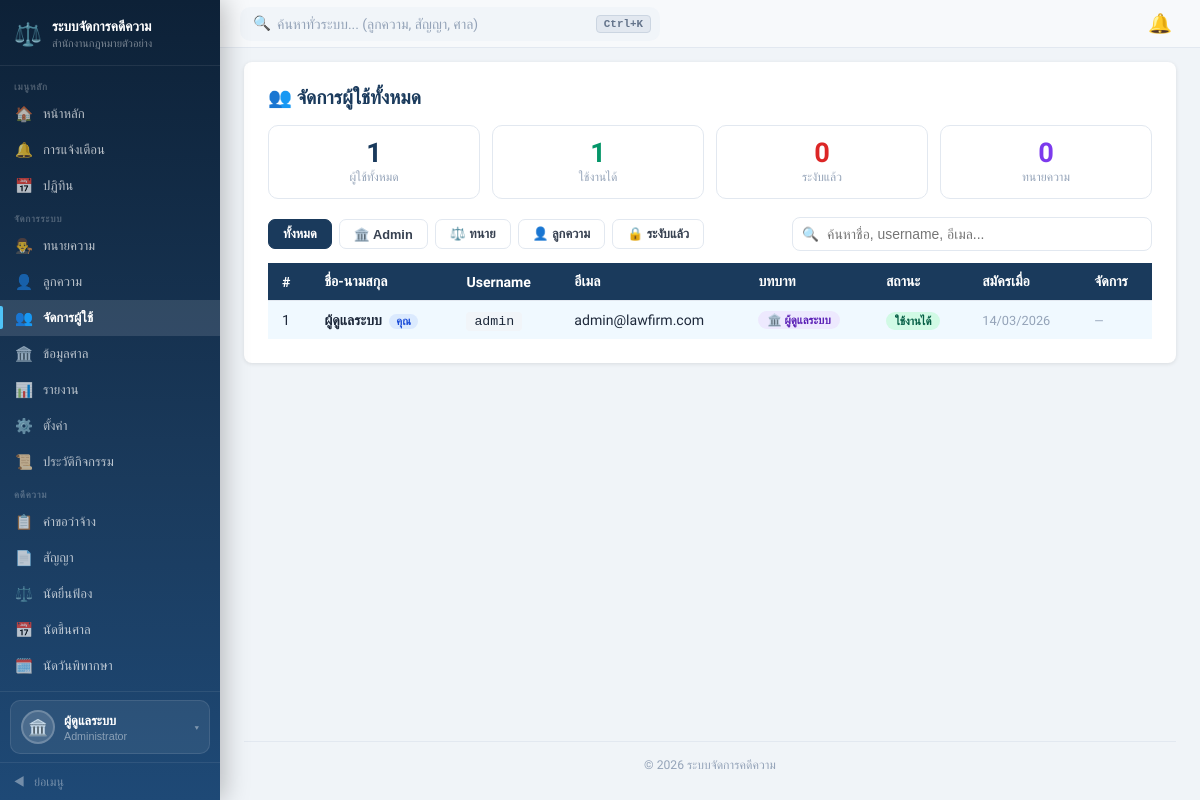
The page /pages/users.php (signed in) on the database its author committed.
### tables this page shows
CREATE TABLE `users` (
  `user_id`       int          NOT NULL AUTO_INCREMENT,
  `username`      varchar(50)  DEFAULT NULL COMMENT 'สำหรับ login แทน email',
  `office_id`     int          NOT NULL,
  `role_id`       int          NOT NULL,
  `email`         varchar(150) NOT NULL,
  `password_hash` varchar(255) NOT NULL,
  `status`        varchar(20)  DEFAULT 'active',
  `created_at`    timestamp    DEFAULT CURRENT_TIMESTAMP,
  PRIMARY KEY (`user_id`),
  UNIQUE KEY `uq_email`    (`email`),
  UNIQUE KEY `uq_username` (`username`)
);

CREATE TABLE `roles` (
  `role_id`    int         NOT NULL AUTO_INCREMENT,
  `role_name`  varchar(50) NOT NULL,
  `created_at` timestamp   DEFAULT CURRENT_TIMESTAMP,
  PRIMARY KEY (`role_id`),
  UNIQUE KEY `uq_role_name` (`role_name`)
);

### src/config/auth.php (called while the page is built, shortened)
<?php
function isLoggedIn() {
    return !empty($_SESSION['user_id']);
}

### src/pages/users.php (the view, shortened to what this page needs)
<?php
require_once '../config/auth.php';
$pdo      = getDB();
$officeId = $_SESSION['office_id'];
$myUserId = $_SESSION['user_id'];
$users = $pdo->prepare("
    SELECT u.user_id, u.username, u.email, u.status, u.created_at,
           r.role_name,
           COALESCE(
               CONCAT(lp.fname,' ',lp.lname),
               CONCAT(cp.fname,' ',cp.lname),
               'ผู้ดูแลระบบ'
           ) AS full_name
    FROM users u
    JOIN roles r ON u.role_id = r.role_id
    LEFT JOIN lawyer_profiles lp ON lp.user_id = u.user_id
    LEFT JOIN client_profiles cp ON cp.user_id = u.user_id
    WHERE u.office_id = ?
    ORDER BY FIELD(r.role_name,'admin','lawyer','client'), u.created_at DESC
");
$users->execute([$officeId]);
$allUsers  = $users->fetchAll();
include '../includes/header.php';
$roleTH    = ['admin'=>'ผู้ดูแลระบบ','lawyer'=>'ทนายความ','client'=>'ลูกความ'];
$roleEmoji = ['admin'=>'🏛️','lawyer'=>'⚖️','client'=>'👤'];
$totalActive   = count(array_filter($allUsers, fn($u) => $u['status']==='active'));
$totalInactive = count($allUsers) - $totalActive;
?>
<div class="card">
    <h2 style="margin:0 0 16px;">👥 จัดการผู้ใช้ทั้งหมด</h2>
    <div class="stat-row">
        <div class="stat-box">
            <div class="stat-num"><?= count($allUsers) ?></div>
            <div class="stat-lbl">ผู้ใช้ทั้งหมด</div>
        </div>
        <div class="stat-box">
            <div class="stat-num" style="color:#059669;"><?= $totalActive ?></div>
            <div class="stat-lbl">ใช้งานได้</div>
        </div>
        <div class="stat-box">
            <div class="stat-num" style="color:#dc2626;"><?= $totalInactive ?></div>
            <div class="stat-lbl">ระงับแล้ว</div>
        </div>
        <div class="stat-box">
            <div class="stat-num" style="color:#7c3aed;"><?= count(array_filter($allUsers, fn($u) => $u['role_name']==='lawyer')) ?></div>
            <div class="stat-lbl">ทนายความ</div>
        </div>
    </div>
    <div class="toolbar">
        <div style="display:flex;gap:7px;flex-wrap:wrap;">
            <button class="filter-btn active" id="filter-all"    onclick="setFilter('all',this)">ทั้งหมด</button>
            <button class="filter-btn" id="filter-admin"  onclick="setFilter('admin',this)">🏛️ Admin</button>
            <button class="filter-btn" id="filter-lawyer" onclick="setFilter('lawyer',this)">⚖️ ทนาย</button>
            <button class="filter-btn" id="filter-client" onclick="setFilter('client',this)">👤 ลูกความ</button>
            <button class="filter-btn" id="filter-inactive" onclick="setFilter('inactive',this)">🔒 ระงับแล้ว</button>
        </div>
        <div class="s-wrap"><input type="text" placeholder="ค้นหาชื่อ, username, อีเมล..." oninput="filterTable(this.value)"></div>
    </div>
    <div class="table-wrap">
    <table id="usersTable">
        <thead>
            <tr><th>#</th><th>ชื่อ-นามสกุล</th><th>Username</th><th>อีเมล</th>
            <th>บทบาท</th><th>สถานะ</th><th>สมัครเมื่อ</th><th>จัดการ</th></tr>
        </thead>
        <tbody>
        <?php foreach ($allUsers as $u):
            $isMe     = ($u['user_id'] === $myUserId);
            $isActive = ($u['status'] === 'active');
        ?>
        <tr data-search="<?= strtolower(htmlspecialchars($u['full_name'].' '.($u['username']??'').' '.$u['email'])) ?>"
            data-role="<?= $u['role_name'] ?>"
            data-status="<?= $u['status'] ?>"
            class="<?= $isMe ? 'me-row' : '' ?>"
            style="<?= !$isActive ? 'opacity:.55;' : '' ?>">
            <td><?= $u['user_id'] ?></td>
            <td style="font-weight:600;">
                <?= htmlspecialchars($u['full_name']) ?>
                <?php if ($isMe): ?><span style="font-size:.7rem;background:#dbeafe;color:#1d4ed8;padding:1px 7px;border-radius:10px;margin-left:4px;font-weight:700;">คุณ</span><?php endif; ?>
            </td>
            <td><code style="background:#f1f5f9;padding:2px 8px;border-radius:4px;font-size:.83rem;"><?= htmlspecialchars($u['username'] ?? '—') ?></code></td>
            <td><?= htmlspecialchars($u['email']) ?></td>
            <td>
                <span class="role-chip role-<?= $u['role_name'] ?>">
                    <?= $roleEmoji[$u['role_name']] ?> <?= $roleTH[$u['role_name']] ?? $u['role_name'] ?>
                </span>
            </td>
            <td><span class="badge-<?= $isActive ? 'active' : 'inactive' ?>"><?= $isActive ? 'ใช้งานได้' : 'ระงับแล้ว' ?></span></td>
            <td style="font-size:.8rem;color:#94a3b8;"><?= date('d/m/Y', strtotime($u['created_at'])) ?></td>
            <td style="white-space:nowrap;">
                <?php if (!$isMe): ?>
                <button class="action-btn btn-reset"
                    onclick='openResetModal(<?= $u["user_id"] ?>, <?= json_encode($u["full_name"], JSON_UNESCAPED_UNICODE) ?>, <?= json_encode($u["username"] ?? "", JSON_UNESCAPED_UNICODE) ?>)'>
                    🔑 Reset PW
                </button>
                <?php if ($isActive): ?>
                <button class="action-btn btn-suspend"
                    onclick='toggleStatus(<?= $u["user_id"] ?>, "inactive", <?= json_encode($u["full_name"], JSON_UNESCAPED_UNICODE) ?>)'>🔒 ระงับ</button>
                <?php else: ?>
                <button class="action-btn btn-activate"
                    onclick='toggleStatus(<?= $u["user_id"] ?>, "active", <?= json_encode($u["full_name"], JSON_UNESCAPED_UNICODE) ?>)'>✅ เปิดใช้</button>
                <?php endif; ?>
                <?php if ($u['role_name'] !== 'admin'): ?>
                <button class="action-btn" style="background:#fee2e2;color:#991b1b;"
                    onclick='deleteUser(<?= $u["user_id"] ?>, <?= json_encode($u["full_name"], JSON_UNESCAPED_UNICODE) ?>, <?= json_encode($u["role_name"], JSON_UNESCAPED_UNICODE) ?>)'>🗑️ ลบ</button>
                <?php endif; ?>
                <?php else: ?>
                <span style="font-size:.75rem;color:#94a3b8;">—</span>
                <?php endif; ?>
            </td>
        </tr>
        <?php endforeach; ?>
        </tbody>
    </table>
    </div>
</div>
<?php include '../includes/footer.php'; ?>

### src/includes/header.php (shortened to what this page needs)
<!DOCTYPE html>
<html lang="th">
<head>
    <link rel="stylesheet" href="/assets/css/style.css">
</head>
<body style="--sb-init-ml:220px;">
<?php
$_sb_photo = null;
$_sb_name  = 'ผู้ใช้งาน';
$_sb_role_label = '';
if (isLoggedIn()) {
    $_sb_pdo    = getDB();
    $_sb_uid    = $_SESSION['user_id'];
    $_sb_role   = $_SESSION['role'];
    try {
        if ($_sb_role === 'lawyer') {
            $_sb_row = $_sb_pdo->prepare("SELECT fname, lname, profile_photo FROM lawyer_profiles WHERE user_id=?");
            $_sb_row->execute([$_sb_uid]);
            $_sb_row = $_sb_row->fetch();
            if ($_sb_row) {
                $_sb_name  = $_sb_row['fname'].' '.$_sb_row['lname'];
                $_sb_photo = $_sb_row['profile_photo'] ? '/uploads/lawyer_photos/'.$_sb_row['profile_photo'] : null;
            }
            $_sb_role_label = 'ทนายความ';
        } elseif ($_sb_role === 'admin') {
            $_sb_name = 'ผู้ดูแลระบบ';
            $_sb_role_label = 'Administrator';
        }
    } catch (Exception $e) {}
}
$_sb_cur = basename($_SERVER['PHP_SELF']);
?>
<?php if (isLoggedIn()): ?>
<div class="topbar" id="topbar">
    <div class="topbar-left">
        <div class="gs-wrap" id="gsWrap">
            <div class="gs-input-wrap">
                <span class="gs-icon">🔍</span>
                <input type="text" id="gsInput" class="gs-input"
                       placeholder="ค้นหาทั่วระบบ... (ลูกความ, สัญญา, ศาล)"
                       autocomplete="off" spellcheck="false">
                <kbd class="gs-kbd" id="gsKbd">Ctrl+K</kbd>
            </div>
        </div>
    </div>
    <div class="topbar-right">
        <div class="notif-bell-wrap" id="notifBellWrap">
            <button class="notif-bell-btn" id="notifBellBtn" onclick="toggleNotifDropdown()">
                🔔
            </button>
        </div>
    </div>
</div>
<nav class="sidebar" id="sidebar">
    <div class="sb-brand">
        <span class="sb-brand-icon">⚖️</span>
        <div class="sb-brand-text sb-hide-collapsed">
            ระบบจัดการคดีความ
            <span><?= htmlspecialchars($_SESSION['office_name'] ?? '') ?></span>
        </div>
    </div>
    <div class="sb-nav">
        <div class="sb-section">เมนูหลัก</div>
        <a href="/pages/dashboard.php" class="sb-link <?= $_sb_cur==='dashboard.php'?'active':'' ?>">
            <span class="sb-link-icon">🏠</span><span class="sb-link-text sb-hide-collapsed">หน้าหลัก</span>
        </a>
        <a href="/pages/notifications.php" class="sb-link <?= $_sb_cur==='notifications.php'?'active':'' ?>">
            <span class="sb-link-icon">🔔</span><span class="sb-link-text sb-hide-collapsed">การแจ้งเตือน</span>
        </a>
        <a href="/pages/calendar.php" class="sb-link <?= $_sb_cur==='calendar.php'?'active':'' ?>">
            <span class="sb-link-icon">📅</span><span class="sb-link-text sb-hide-collapsed">ปฏิทิน</span>
        </a>
        <?php if ($_SESSION['role'] === 'admin'): ?>
        <div class="sb-section">จัดการระบบ</div>
        <a href="/pages/lawyers.php"           class="sb-link <?= $_sb_cur==='lawyers.php'?'active':'' ?>"><span class="sb-link-icon">👨‍⚖️</span><span class="sb-link-text sb-hide-collapsed">ทนายความ</span></a>
        <a href="/pages/clients.php"           class="sb-link <?= $_sb_cur==='clients.php'?'active':'' ?>"><span class="sb-link-icon">👤</span><span class="sb-link-text sb-hide-collapsed">ลูกความ</span></a>
        <a href="/pages/users.php"             class="sb-link <?= $_sb_cur==='users.php'?'active':'' ?>"><span class="sb-link-icon">👥</span><span class="sb-link-text sb-hide-collapsed">จัดการผู้ใช้</span></a>
        <a href="/pages/courts.php"            class="sb-link <?= $_sb_cur==='courts.php'?'active':'' ?>"><span class="sb-link-icon">🏛️</span><span class="sb-link-text sb-hide-collapsed">ข้อมูลศาล</span></a>
        <a href="/pages/reports.php"           class="sb-link <?= $_sb_cur==='reports.php'?'active':'' ?>"><span class="sb-link-icon">📊</span><span class="sb-link-text sb-hide-collapsed">รายงาน</span></a>
        <a href="/pages/settings.php"          class="sb-link <?= $_sb_cur==='settings.php'?'active':'' ?>"><span class="sb-link-icon">⚙️</span><span class="sb-link-text sb-hide-collapsed">ตั้งค่า</span></a>
        <a href="/pages/activity_log.php"      class="sb-link <?= $_sb_cur==='activity_log.php'?'active':'' ?>"><span class="sb-link-icon">📜</span><span class="sb-link-text sb-hide-collapsed">ประวัติกิจกรรม</span></a>
        <div class="sb-section">คดีความ</div>
        <a href="/pages/case_requests.php"     class="sb-link <?= $_sb_cur==='case_requests.php'?'active':'' ?>"><span class="sb-link-icon">📋</span><span class="sb-link-text sb-hide-collapsed">คำขอว่าจ้าง</span></a>
        <a href="/pages/contracts.php"         class="sb-link <?= $_sb_cur==='contracts.php'?'active':'' ?>"><span class="sb-link-icon">📄</span><span class="sb-link-text sb-hide-collapsed">สัญญา</span></a>
        <a href="/pages/filings.php"           class="sb-link <?= $_sb_cur==='filings.php'?'active':'' ?>"><span class="sb-link-icon">⚖️</span><span class="sb-link-text sb-hide-collapsed">นัดยื่นฟ้อง</span></a>
        <a href="/pages/hearings.php"          class="sb-link <?= $_sb_cur==='hearings.php'?'active':'' ?>"><span class="sb-link-icon">📅</span><span class="sb-link-text sb-hide-collapsed">นัดขึ้นศาล</span></a>
        <a href="/pages/verdict_appointments.php" class="sb-link <?= $_sb_cur==='verdict_appointments.php'?'active':'' ?>"><span class="sb-link-icon">🗓️</span><span class="sb-link-text sb-hide-collapsed">นัดวันพิพากษา</span></a>
        <a href="/pages/verdicts.php"          class="sb-link <?= $_sb_cur==='verdicts.php'?'active':'' ?>"><span class="sb-link-icon">🔨</span><span class="sb-link-text sb-hide-collapsed">คำพิพากษา</span></a>
        <?php endif; ?>
    </div>
    <div class="sb-profile-bottom" id="sbProfileBottom">
        <button class="sb-profile-btn" id="sbProfileBtn" onclick="toggleProfileDD()">
            <?php if ($_sb_photo): ?>
            <img src="<?= htmlspecialchars($_sb_photo) ?>" class="sb-avatar" alt="avatar">
            <?php else: ?>
            <div class="sb-avatar-ph"><?= $_SESSION['role']==="admin" ? "🏛️" : ($_SESSION['role']==="lawyer" ? "⚖️" : "👤") ?></div>
            <?php endif; ?>
            <div class="sb-profile-info sb-hide-collapsed">
                <div class="sb-profile-name"><?= htmlspecialchars($_sb_name) ?></div>
                <div class="sb-profile-role"><?= htmlspecialchars($_sb_role_label) ?></div>
            </div>
            <span class="sb-profile-arrow sb-hide-collapsed">▾</span>
        </button>
    </div>
    <button class="sb-toggle" onclick="toggleSidebar()" id="sbToggle">
        <span class="sb-toggle-icon" id="sbToggleIcon">◀</span>
        <span class="sb-hide-collapsed" id="sbToggleText">ย่อเมนู</span>
    </button>
</nav>
<?php endif; ?>
<div class="sb-main" id="sbMain">
<div class="sb-main-content">

### src/includes/footer.php
</div>
<footer style="
    margin-top: auto;
    padding: 16px 0 8px;
    text-align: center;
    font-size: .76rem;
    color: #94a3b8;
    border-top: 1px solid #e2e8f0;
">
    &copy; <?= date('Y') ?> ระบบจัดการคดีความ
</footer>
</div>
</body>
</html>

### src/includes/header.php (style rules this page uses)
.topbar-left { display:flex; align-items:center; flex:1; min-width:0; }
.gs-wrap { position:relative; width:100%; max-width:420px; }
.gs-input-wrap { position:relative; display:flex; align-items:center; background:#f1f5f9; border:1px solid transparent; border-radius:10px; transition: all .2s; }
.gs-icon { position:absolute; left:12px; color:#94a3b8; font-size:.9rem; pointer-events:none; }
.gs-input { width:100%; padding:8px 70px 8px 36px; border:none; background:transparent; font-size:.87rem; outline:none; color:#1e293b; font-family:inherit; }
.gs-input::placeholder { color:#94a3b8; }
.gs-kbd { position:absolute; right:8px; padding:2px 7px; background:#e2e8f0; color:#64748b; border-radius:4px; font-size:.68rem; font-family:monospace; font-weight:600; pointer-events:none; border:1px solid #cbd5e1; }

### src/pages/users.php (style rules this page uses)
:root { --navy:#1a3a5c;--navy2:#2d5a8a;--border:#e2e8f0;--muted:#94a3b8; }
.stat-row { display:grid;grid-template-columns:repeat(4,1fr);gap:12px;margin-bottom:18px; }
.stat-box { background:#fff;border:1px solid var(--border);border-radius:10px;padding:14px 16px;text-align:center; }
.stat-num { font-size:1.7rem;font-weight:900;color:var(--navy);line-height:1; }
.stat-lbl { font-size:.75rem;color:var(--muted);margin-top:3px; }
.toolbar { display:flex;justify-content:space-between;align-items:center;margin-bottom:12px;flex-wrap:wrap;gap:10px; }
.badge-active { background:#d1fae5;color:#065f46;padding:2px 9px;border-radius:20px;font-size:.71rem;font-weight:700; }
.role-chip { display:inline-block;padding:2px 9px;border-radius:20px;font-size:.71rem;font-weight:700; }
.role-admin { background:#ede9fe;color:#5b21b6; }
.s-wrap { position:relative;flex:1;max-width:360px; }
.s-wrap input { width:100%;padding:8px 12px 8px 34px;border:1px solid var(--border);border-radius:8px;font-size:.87rem;outline:none; }
.s-wrap::before { content:"🔍";position:absolute;left:10px;top:50%;transform:translateY(-50%);font-size:.85rem; }
.filter-btn { padding:6px 14px;border-radius:7px;font-size:.8rem;font-weight:600;border:1px solid var(--border);background:#fff;cursor:pointer;transition:.15s;color:#374151; }
.filter-btn.active { background:var(--navy);color:#fff;border-color:var(--navy); }
.me-row { background:#f0f9ff !important; }

### rows shown on the page
users: status "1", status "0", role.role_name "0", user_id "1", full_name "ผู้ดูแลระบบ", shows "คุณ", username "admin", email "admin@lawfirm.com", role.role_name "🏛️", role.role_name "ผู้ดูแลระบบ", shows "ใช้งานได้", created_at "14/03/2026"

### other values the page prints
$_SESSION['office_name'] "สำนักงานกฎหมายตัวอย่าง"
$_sb_name "ผู้ดูแลระบบ"
$_sb_role_label "Administrator"
count($allUsers) "1"
